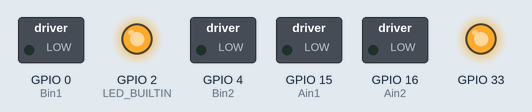
A sketch run on a simulated ESP32. Shown: switched loads named in the sketch (green lamp = pin HIGH), output pins drawn as LEDs (lit = HIGH). Nothing arrives over Bluetooth unless stated; what the sketch prints to the serial monitor is not drawn.

Above: at 0.1 s.
At 1.1 s:
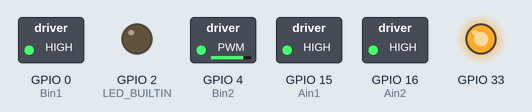
At 11.1 s:
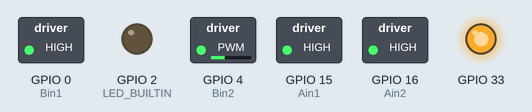
At 26.1 s:
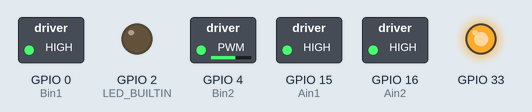
At 36.1 s:
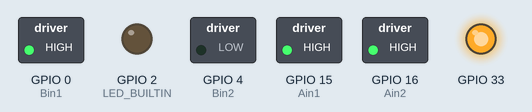
Timing chart, 0 to 37.6 s (numbered marks = the images above):
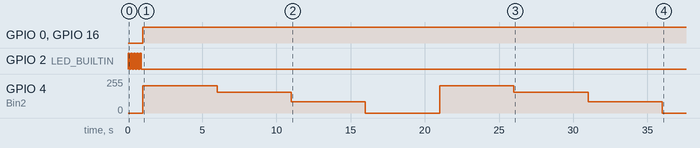

The sketch:

esp32_motortest.ino
```cpp
//#include<Adafruit_NeoPixel.h>
#include<BluetoothSerial.h>
BluetoothSerial SerialBT;

/*Servo C_Servo1;
Servo C_Servo2;
Servo C_Servo3;*/

#define LED 32
#define LED_num 12

//Adafruit_NeoPixel C_LED = Adafruit_NeoPixel(LED_num, LED, NEO_GRB + NEO_KHZ800);


#define LED_BUILTIN 2
#define Ain1 15
#define Ain2 16
//#define SLP 27
#define Bin1 0
#define Bin2 4
#define Servo1 33

int velocity = 255;

void setup()
{
  Serial.begin(115200);
  Serial.println();
  Serial.println("Booted");

  int freq = 250000;
  int resolution = 8;
  ledcSetup(0, freq, resolution);
  ledcAttachPin(Ain1, 0);
  ledcSetup(1, freq, resolution);
  ledcAttachPin(Ain2, 1);
  ledcSetup(2, freq, resolution);
  ledcAttachPin(Bin1, 2);
  ledcSetup(3, freq, resolution);
  ledcAttachPin(Bin2, 3);

  pinMode(LED_BUILTIN, OUTPUT);

  SerialBT.begin("DENNIS-ROBOZ");

  // not-sleep motor driver
  pinMode(33, OUTPUT);
  digitalWrite(33, HIGH);

  for (int i=0; i<5; i++) {
    digitalWrite(LED_BUILTIN, HIGH);
    delay(100);
    digitalWrite(LED_BUILTIN, LOW);
    delay(100);
  }

  //C_Servo1.attach(Servo1);
  //C_Servo2.attach(Servo2);
  //C_Servo3.attach(Servo3);
}

void loop()
{
  motor(0, 50);
  delay(5000);
  motor(0, 100);
  delay(5000);
  motor(0, 170);
  delay(5000);
  motor(0, 255);
  delay(5000);
}


void motor(int left, int right)
{
  if (left < 0) {
    ledcWrite(1, 255);
    ledcWrite(0, 255-(-left));
  } else {
    ledcWrite(0, 255);
    ledcWrite(1, 255-left);
  }

  if (right < 0) {
    ledcWrite(3, 255);
    ledcWrite(2 , 255-(-right));
  } else {
    ledcWrite(2, 255);
    ledcWrite(3, 255-right);
  }
}
```

Measured:
- by itself, GPIO 0 (Bin1), GPIO 16 (Ain2): LOW → HIGH at 1.0 s
- by itself, GPIO 4 (Bin2): 0/255 → 204/255 at 1.0 s, → 154/255 5.0 s later, → 85/255 5.0 s later, → 0/255 5.0 s later, … (8 changes in this stretch)
